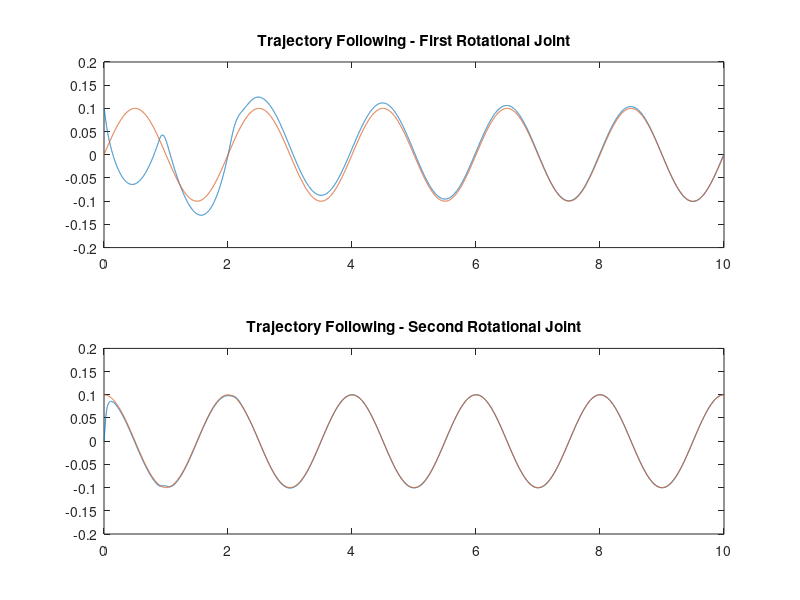
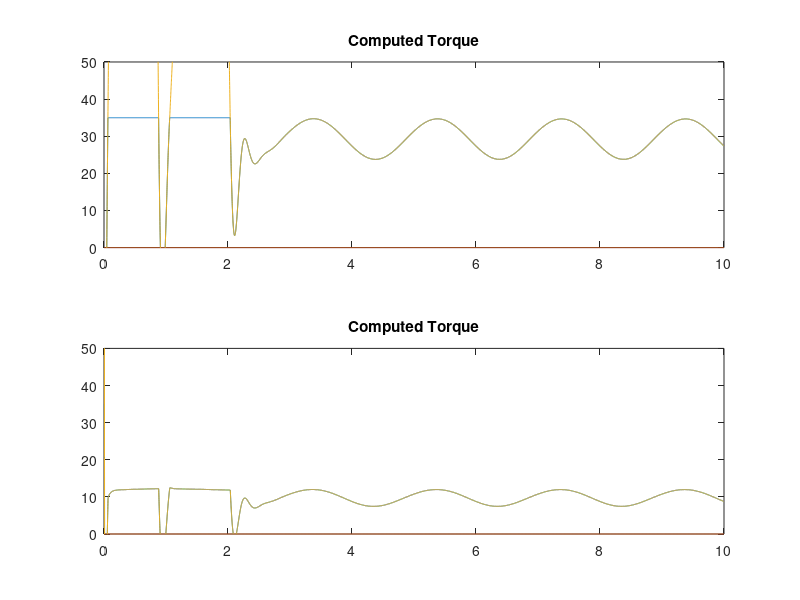
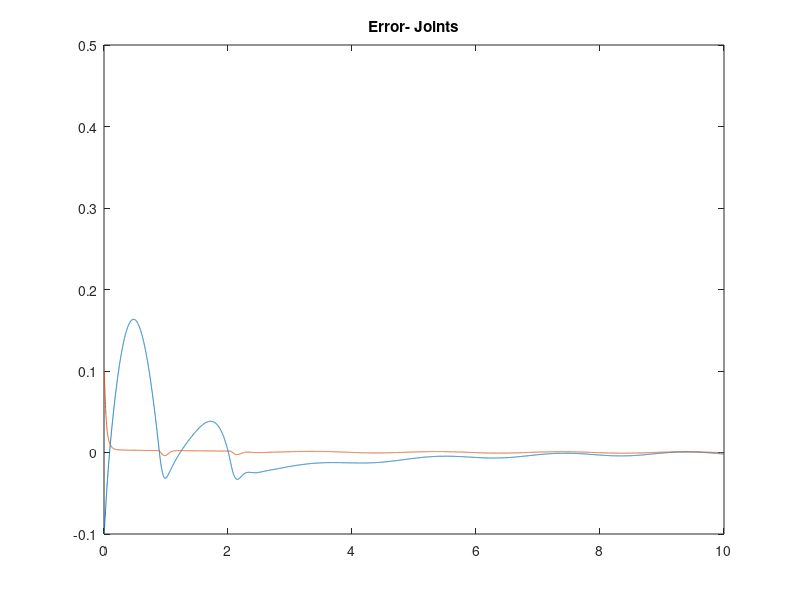

Here is the MATLAB script that generated these plots, in order:
%% Limpar console, variaveis e fechar janelas aberta 
clc;
clear; 
close all;
%% Definir massas e comprimentos dos bra�os do Rob� RR

m1 = 1; 
m2 = 1; 
L1 = 1;
L2 = 1;
%% Definir passo e tempo final da simula��o e pegar informa��es de tamanho dos vetores gerados

delta_time = 0.001;
final_time = 10;
t = 0:delta_time:final_time;
t = t';
t_plot = 0:delta_time:(final_time-2*delta_time);
t_plot = t_plot';
sizes = size(t);

theta1_d = 0.1*sin(2*pi*t/2);
theta2_d = 0.1*cos(2*pi*t/2);
x = L1*cos(theta1_d) + L2*cos(theta1_d+theta2_d);
y = L1*sin(theta1_d) + L2*sin(theta1_d+theta2_d);

%% Calcular a partir dos par�metros desejados os valores de suas derivadas de primeira e segunda ordem

theta1_dotd = (1/delta_time)*diff(theta1_d);
theta2_dotd = (1/delta_time)*diff(theta2_d);
q_des = [theta1_d theta2_d]';
q_dot_des = [theta1_dotd theta2_dotd]';

%% Definir condi��es iniciais e ganhos do controlador

q0 = [0.1; 0];
q_dot0 = [0; 0];
gain_p = 2500;
gain_v = 2*gain_p^0.5;
k_p = [gain_p; gain_p];
k_v = [gain_v; gain_v];
k_i = [1000; 1000];
g = 9.8;
q_plot = zeros(sizes(1)-2,2);
computed_torque1 = zeros(sizes(1)-2,2);
computed_torque2 = zeros(sizes(1)-2,2);
limit_torque = 35;
perturb = 0;
error_old = (q_des(:,1) - q0);
error_plot = zeros(sizes(1)-2,2);
control_plot = zeros(sizes(1)-2,2);
%% Laco Principal para Simulacao
tau_control = zeros(sizes(1)-2,2);
tau = zeros(2,1);
int_error = [0;0];
K_a = 0;
for i=1:sizes(1)-2
    error_new = (q_des(:,i) - q0);
    M = [(m1+m2)*L1^2+m2*L2^2+2*m2*L1*L2*cos(q0(2)) m2*L2^2+m2*L1*L2*cos(q0(2)); 
         m2*L2^2 + m2*L1*L2*cos(q0(2)) m2*L2^2]; 
    V = [-m2*L1*L2*(2*q_dot0(1)*q_dot0(2)+q_dot0(2)^2)*sin(q0(2));
          m2*L1*L2*q_dot0(1)^2*sin(q0(2))];
    G = [(m1+m2)*g*L1*cos(q0(1))+m2*g*L2*cos(q0(1)+q0(2)); m2*g*L2*cos(q0(1)+q0(2))];   
    control = k_i.*int_error + k_v.*(q_dot_des(:,i)-q_dot0) + k_p.*(q_des(:,i) - q0);
    if abs(control(1)) > limit_torque
      int_error(1) = int_error(1) + (q_des(1, i) -q0(1) - K_a*(control(1)-sign(control(1))*limit_torque))*delta_time;
      tau(1) = sign(control(1))*limit_torque;
    else
      int_error(1) = int_error(1) + (q_des(1, i) -q0(1))*delta_time;
      tau(1) = control(1);
    end
    if abs(control(2)) > limit_torque
      int_error(2) = int_error(2) + (q_des(2, i) -q0(2) - K_a*(control(2)-sign(control(2))*limit_torque))*delta_time;
      tau(2) = sign(control(2))*limit_torque;
    else
      int_error(2) = int_error(2) + (q_des(2, i) -q0(2))*delta_time;
      tau(2) = control(2);
    end
    q_dot2 = inv(M)*(tau- V- G -[perturb;perturb]);
    q_dot = q_dot0+ delta_time*q_dot2;
    q = q0 + delta_time*q_dot + 0.5*(q_dot2)*(delta_time)^2;
    error_plot(i,:) = error_new;
    q0 = q;
    q_dot0 = q_dot;
    control_plot(i,:) = control;
    computed_torque1(i) = tau(1);
    computed_torque2(i) = tau(2);
    q_plot(i,:) = q;

end

%% Plots para visualiza��o dos �ngulos, posi��o, torque e erros

figure(3)
subplot(2,1,1);
plot(t_plot, q_plot(:,1), t, theta1_d);
title('Trajectory Following - First Rotational Joint')

subplot(2,1,2);
plot(t_plot, q_plot(:,2), t, theta2_d);
title('Trajectory Following - Second Rotational Joint')


figure(4)

subplot(2,1,1);
plot(t_plot, computed_torque1);
hold on;
plot(t_plot, control_plot(:,1));
hold off;
ylim([0 50]);
title('Computed Torque')

subplot(2,1,2);
plot(t_plot, computed_torque2)
hold on;
plot(t_plot, control_plot(:,2));
hold off;
ylim([0 50]);
title('Computed Torque')


figure(5)
plot(t_plot, error_plot(:,1), t_plot, error_plot(:,2));
ylim([-0.1 0.5]);
title('Error- Joints')

